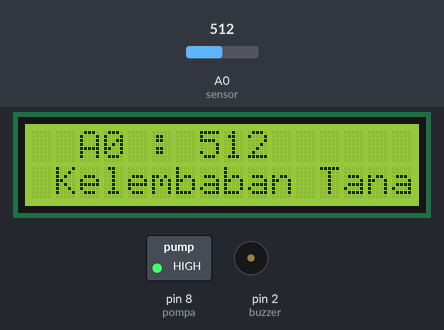
This sketch was run on a simulated Arduino Uno, built with avr-gcc and run on an emulated ATmega328P. Shown: 16×2 character LCD, switched loads named in the sketch (green lamp = pin HIGH), buzzer (waves = sounding, pin HIGH). Inputs (shaded band) come from the test bench; at power-on: A0 (sensor) = 512. What the sketch prints to the serial monitor is not drawn.

Above: at 1.2 s.
1.3 s: A0 (sensor) set to 788
At 2.7 s:
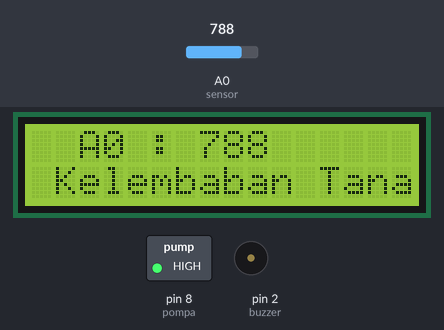
5.4 s: A0 (sensor) set to 807
At 7.5 s:
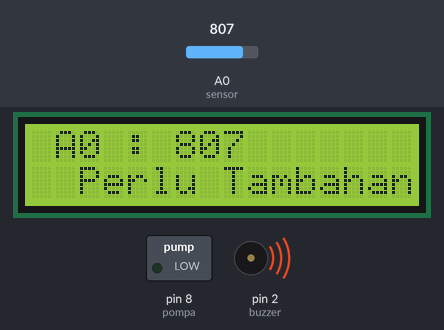
Timing chart, 0 to 9.0 s (numbered marks = the images above; inputs shaded):
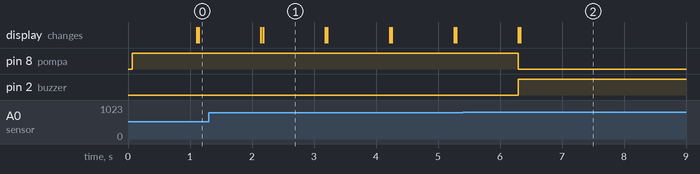

The sketch:

sensor_YL69.ino
```cpp
#include <LiquidCrystal_I2C.h>
#include <Wire.h>
LiquidCrystal_I2C lcd = LiquidCrystal_I2C(0x27, 16, 2);


const int sensor = A0; //inisialisasi pin sensor A0
const int pompa = 8;       // inisialisasi pompa pin pada 8
const int buzzer = 2;     // inisialisasi buzzer pin pada 2

void setup() {
Serial.begin(9600);
lcd.init();
lcd.backlight();
lcd.clear();
pinMode(sensor, INPUT);   //menetapkan pin A0 sebagai input sensor kelembaban analog
pinMode(pompa, OUTPUT);   //menetapkan pin 8 sebagai output
pinMode(buzzer, OUTPUT);  //menetapkan pin 2 sebagai output

}

void loop() {
int dataAnalog = analogRead (sensor);  //membaca nilai dari pin sensor
Serial.print ("A0 : ");
Serial.print (dataAnalog);

//jika nilai A0 kurang dari 500, print kata dan menampilkan nilai dan kata di lcd serta matikan Buzzer dan pompa
if (dataAnalog < 500) {     //nilai awalnya 500 (jika nilainya kecil/500 dan tanah sedikit basah maka pompa/relay dan buzzer off)
  Serial.println(". Media Masih Basah");
  digitalWrite(buzzer, LOW);
  digitalWrite(pompa, HIGH);
  lcd.setCursor(5, 0);
  lcd.print("A0 : ");
  lcd.print(dataAnalog);
  lcd.setCursor(4, 1);
  lcd.print("Media Masih Basah");
  delay(2000);
  lcd.clear();
  }

 //tetapi, jika nilai A0 kurang dari 800, print kata dan menampilkan nilai dan kata di lcd serta matikan Buzzer dan pompa
 else if (dataAnalog  < 800) { //nilai awalnya 800 (jika nilainya kecil/800 dan tanah masih cukup basah maka pompa/relay dan buzzer off)
   Serial.println(". Kelembaban Tanah Masih Cukup");
    digitalWrite(buzzer, LOW);
    digitalWrite(pompa, HIGH);
  lcd.setCursor(2, 0);
  lcd.print("A0 : ");
  lcd.print(dataAnalog);
  lcd.setCursor(1, 1);
  lcd.print("Kelembaban Tanah Masih Cukup");
  delay(1000);
  lcd.clear();

 }

 //selain dari itu, hanya nyalakan buzzer dan pompa air
 else {
  Serial.println (". Perlu Tambahan Air");
  digitalWrite(buzzer, HIGH);
  digitalWrite(pompa, LOW);
  lcd.setCursor(1, 0);
  lcd.print("A0 : ");
  lcd.print(dataAnalog);
  lcd.setCursor(2, 1);
  lcd.print("Perlu Tambahan Air");
  delay(6000);
  lcd.clear();

 }

  }
```

Measured:
- the behaviour switches between 799 and 800 on A0 (sensor) (found by bisection; images 1 and 2)
- after the input at 1.3 s, the display: first differs from a run without the input after 0.88 s (image 1)
- after the input at 5.4 s, pin 8 (pompa): HIGH → LOW after 0.90 s; pin 2 (buzzer): LOW → HIGH after 0.90 s; the display: first differs from a run without the input after 0.92 s (image 2)
- what the display in image 1 shows lasts 1.0 s, from 2.2 s to 3.2 s
